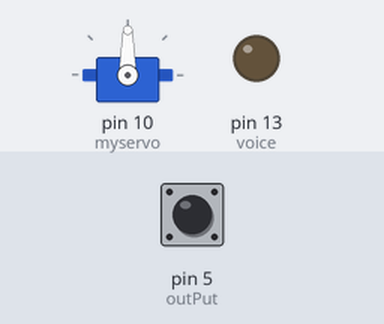
Simulated run of this sketch. Board: Arduino Uno, built with avr-gcc and run on an emulated ATmega328P. Parts: servo, output pins drawn as LEDs (lit = HIGH). The test bench sets the inputs (shaded band); at power-on: pin 5 (outPut) LOW. Pins used as bus, display or sensor lines are not drawn; what the sketch prints to the serial monitor is not drawn.

Above: at 1.2 s.
1.3 s: pin 5 (outPut) pulsed HIGH 5 times (0.12 s each, 0.3 s apart)
At 2.9 s:
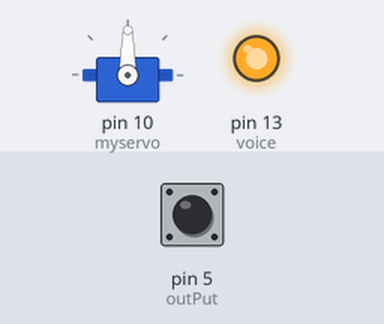
At 20.9 s:
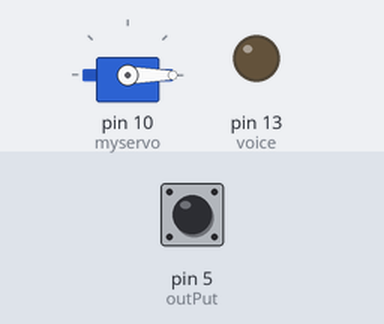
Timing chart, 0 to 45.6 s (numbered marks = the images above; inputs shaded):
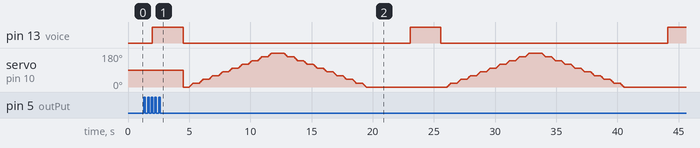

Measured:
- by itself, pin 13 (voice): alternates HIGH for 2.5 s and LOW for 18.6 s

The sketch:

Drone.ino
```cpp
const int S0 = 7;
const int S1 = 6;
const int outPut= 5;
const int S2 = 4;
const int S3 = 3;
unsigned int frequency1 = 0;
unsigned int frequency2 = 0;
unsigned int frequency3 = 0;
const int voice = 13;


#include <Servo.h>
Servo myservo;
int pos = 0;

void setup()
{

myservo.attach(10);

Serial.begin(9600);

pinMode(S0, OUTPUT);
pinMode(S1, OUTPUT);
pinMode(S2, OUTPUT);
pinMode(S3, OUTPUT);

pinMode(outPut, INPUT);
pinMode(voice, OUTPUT);

digitalWrite(S0,HIGH);
digitalWrite(S1,HIGH);
digitalWrite(voice,LOW);


}


void loop()
{


digitalWrite(S2,LOW);
digitalWrite(S3,LOW);
frequency1 = pulseIn(outPut, LOW);
Serial.print(frequency1);
Serial.print("\t");


digitalWrite(S2,LOW);
digitalWrite(S3,HIGH);
frequency2 = pulseIn(outPut, LOW);
Serial.print(frequency2);
Serial.print("\t");


digitalWrite(S2,HIGH);
digitalWrite(S3,HIGH);
frequency3 = pulseIn(outPut, LOW);
Serial.print(frequency3);
Serial.print("\t");
delay(100);
int flag=0;

if (frequency1>50)
{
if(frequency2>40)
{
if(frequency3>50)
{
  flag=1;
}
}

}


if(flag==0)
{
  Serial.print("Dedected");
  digitalWrite(voice,HIGH);
  delay(2500);
  digitalWrite(voice,LOW);
}
else
{  Serial.print("Not Dedected");
}
Serial.println();


  for (pos = 0; pos <= 180; pos += 1)
    {
    myservo.write(pos);
    delay(15);
    if (pos%20==0)
      {
        delay(500);
      }
     }
  for (pos = 180; pos >= 0; pos -= 1)
    {
    myservo.write(pos);
    delay(15);
    if (pos%20==0)
      {
        delay(500);
      }
    }

}
```
